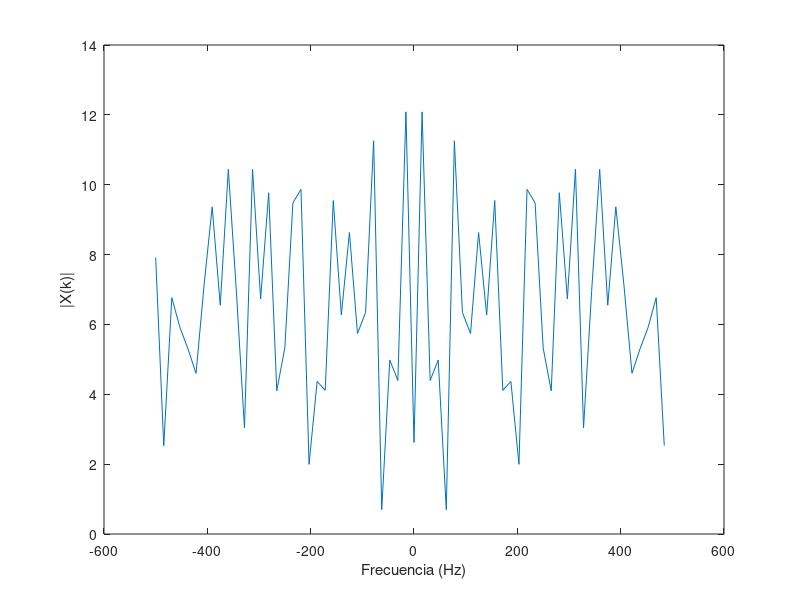

The MATLAB source for this figure: (Note: this script raises an error after producing the figure.)
%%%%%%%%%%%%%%%%%%%%%%%%%%%%%%%%%%%%%%%%%%%%%%%%%%%%%%%%%%%%
%%%%%%%%%%%%%%  PARTE 1: Convolución Circular %%%%%%%%%%%%%%
%%%%%%%%%%%%%%%%%%%%%%%%%%%%%%%%%%%%%%%%%%%%%%%%%%%%%%%%%%%%

% PREGUNTA 1

% Parámetros
N = 64;        % Longitud de x[n], puede ajustarse
Ts = 1e-3;     % Periodo de muestreo

% Generar señal aleatoria x[n]
x = randn(N, 1);

% Calcular su espectro X(k)
X = fftshift(fft(x));

% Vector de frecuencia para graficar
Fs = 1/Ts;
f = (-N/2:N/2-1)*(Fs/N);

% Graficar el espectro de x[n]
figure;
plot(f, abs(X));
xlabel("Frecuencia (Hz)");
ylabel("|X(k)|");
xline(0)
title("Espectro de x[n]");


% PREGUNTA 2

% Respuesta al impulso del canal h[n]
h = [-0.1, 0.3, -0.5, 0.7, -0.9, 0.7, -0.5, 0.3, -0.1]';

% Llenar con ceros h[n] hasta longitud N
h_padded = [h; zeros(N - length(h), 1)];

% Calcular su espectro H(k)
H = fftshift(fft(h_padded));

% Graficar el espectro de h[n]
figure;
plot(f, abs(H));
xlabel("Frecuencia (Hz)");
ylabel("|H(k)|");
title("Espectro de h[n]");


% PREGUNTA 3

% Convolución lineal
y = conv(x, h);

% Calcular su FFT de N puntos
Y = fftshift(fft(y, N));

% Graficar el espectro de y[n]
figure;
plot(f, abs(Y));
xlabel("Frecuencia (Hz)");
ylabel("|Y_L(k)|");
title("Espectro de y_L[n] (Convolución Lineal)");


% PREGUNTA 4

% Convolución circular
yc = cconv(x, h, N);  % Convolución circular de N puntos

% Calcular su espectro Yc(k)
Yc = fftshift(fft(yc));

% Graficar el espectro de yc[n]
figure;
plot(f, abs(Yc));
xlabel("Frecuencia (Hz)");
ylabel("|Y_c(k)|");
title("Espectro de y_c[n] (Convolución Circular)");


% PREGUNTA 5

% Calcular el producto X(k) * H(k)
XH = X .* H;

% Comparación entre X(k)*H(k) y Y(k)
figure;
subplot(1,2,1);
plot(f, abs(XH), f, abs(Y));
xlabel("Frecuencia (Hz)");
ylabel("Magnitud");
title("Comparación de X(k)*H(k) y Y_L(k)");
legend("|X(k)*H(k)|", "|Y_L(k)|");

% Comparación entre X(k)*H(k) y Yc(k)
subplot(1,2,2);
plot(f, abs(XH), f, abs(Yc));
xlabel("Frecuencia (Hz)");
ylabel("Magnitud");
title("Comparación de X(k)*H(k) y Y_c(k)");
legend("|X(k)*H(k)|", "|Y_c(k)|");


% PREGUNTA 6

% Longitud del prefijo cíclico (debe ser >= longitud de h[n]-1)
L = length(h) - 1;

% Construir prefijo cíclico a partir de las últimas L muestras de x[n]
cyclic_prefix = x(end-L+1:end);

% Extender x[n] con prefijo cíclico
x_ext = [cyclic_prefix; x];

figure;
hold on;
plot(-L:N-1, x_ext, "b")
plot(0:N-1, x, "r");
xlabel("n");
ylabel("x[n]");
legend("x_{ext}[n]", "x[n]");
title("Señal x[n] y x_{ext}[n] con Prefijo Cíclico");
hold off;


% PREGUNTA 7

% Longitud óptima del prefijo cíclico es L = length(h) - 1
fprintf("Longitud elegida del prefijo cíclico: %d\n", L);

% Convolución lineal con la señal extendida
y_ext = conv(x_ext, h);

% Eliminar las primeras L muestras para extraer el resultado de la convolución circular
yc_extracted = y_ext(L+1:L+N);


figure;
hold on;
plot(-L:N+L-1, y_ext, "b")
plot(0:N-1, yc_extracted, "r");
xlabel("n");
ylabel("x[n]");
xlim([-L, N+L-1])
legend("y_{ext}[n]", "y_c[n]");
title("Convolución circular extraída de la lineal");
hold off;

Yc_extracted = fftshift(fft(yc_extracted));

% Comparación entre X(k)*H(k) y Yc(k) extraído
figure;
plot(f, abs(XH), f, abs(Yc_extracted));
xlabel("Frecuencia (Hz)");
ylabel("Magnitud");
legend("|X(k)*H(k)|", "|Y_{c,extracted}(k)|");
title("Comparación de X(k)*H(k) y Y_{c,extracted}(k)");



%%%%%%%%%%%%%%%%%%%%%%%%%%%%%%%%%%%%%%%%%%%%%%%%%%%%%%%%%%%%
%%%%%%%%%%%%%%%%%%  PARTE 2: Ecualización %%%%%%%%%%%%%%%%%%
%%%%%%%%%%%%%%%%%%%%%%%%%%%%%%%%%%%%%%%%%%%%%%%%%%%%%%%%%%%%

% Parámetros de OFDM
NFFT = 128;           % Tamaño de FFT
Ncp = 16;             % Longitud del prefijo cíclico (varía según el caso)
Nofdm = 100;          % Número de símbolos OFDM
Nsub = 10;            % Número de subportadoras de datos
modOrder = 4;         % Modulación QPSK (número M-ario)

% Respuesta al impulso del canal h[n]
h = [0, -0.1, 0.3, -0.5, 0.7, -0.9, 0.7, -0.5, 0.3, -0.1, 0]';


% Respuesta de frecuencia ideal del canal
H = fft(h, NFFT);

% Generar bits aleatorios
numBits = Nsub * Nofdm * log2(modOrder);
bits = randi([0 1], numBits, 1);

%%%%%%%%%%%%%%%%%%%%%%%%%%%%%%%%%%%%%%%%%%%%%%%%%%%%%%%%%%%%
%%%%%%%%%%%%  PARTE A: Intervalo de guarda con 0 %%%%%%%%%%%%%%%%%%
%%%%%%%%%%%%%%%%%%%%%%%%%%%%%%%%%%%%%%%%%%%%%%%%%%%%%%%%%%%%

% Actualizar Ncp para este caso
Ncp = 16;

% Modulación QPSK
symbols = moduladorQPSK(bits);

% Remodelar símbolos en subportadoras x símbolos OFDM
symbols_matrix = reshape(symbols, Nsub, Nofdm);

% Inicializar la matriz de símbolos OFDM
X = zeros(NFFT, Nofdm);

% Mapear símbolos a subportadoras
X(2:Nsub+1, :) = symbols_matrix;

% Modulación OFDM (IFFT)
ofdm_symbols = ifft(X, NFFT);

% Agregar intervalo de guarda lleno de ceros
ofdm_with_guard = [zeros(Ncp, Nofdm); ofdm_symbols];

% Serializar los símbolos OFDM
s = ofdm_with_guard(:);

% Transmitir a través del canal
s_rx = conv(s, h);
s_rx = s_rx(1:length(s));

% Remodelar la señal recibida
s_rx_matrix = reshape(s_rx, NFFT + Ncp, Nofdm);

% Eliminar el intervalo de guarda
received_symbols = s_rx_matrix(Ncp+1:end, :);

% Demodulación OFDM (FFT)
Y = fft(received_symbols, NFFT);

size(Y)
size(repmat(H.', 1, Nofdm))

% Ecualización en el dominio de frecuencia
Y_eq = Y ./ repmat(H, 1, Nofdm);

% Extraer las subportadoras de datos
received_data = Y_eq(2:Nsub+1, :);
received_data = received_data(:);

% Demodulación QPSK
received_bits = demoduladorQPSK(received_data);

% Calcular BER
num_errors = sum(bits ~= received_bits);
bit_error_rate = num_errors / numBits;
fprintf("Caso a) BER con intervalo de guarda en cero: %f\n", bit_error_rate);

% Diagrama de constelación
figure;
subplot(1,2,1);
plot(real(symbols), imag(symbols), "o");
title("Constelación Transmitida");
xlabel("En Fase");
ylabel("En Cuadratura");
axis square;

subplot(1,2,2);
plot(real(received_data), imag(received_data), "o");
title("Constelación Recibida (Caso a)");
xlabel("En Fase");
ylabel("En Cuadratura");
axis square;

%%%%%%%%%%%%%%%%%%%%%%%%%%%%%%%%%%%%%%%%%%%%%%%%%%%%%%%%%%%%
%%%%%%%%%%%%  PARTE B: Intervalo de guarda con 0 %%%%%%%%%%%%%%%%%%
%%%%%%%%%%%%%%%%%%%%%%%%%%%%%%%%%%%%%%%%%%%%%%%%%%%%%%%%%%%%

% Actualizar Ncp para el Caso b)
Ncp = 4;  % Longitud del prefijo cíclico menor al canal

% Modulación QPSK
symbols_b = moduladorQPSK(bits);

% Remodelar símbolos en subportadoras x símbolos OFDM
symbols_matrix_b = reshape(symbols_b, Nsub, Nofdm);

% Inicializar la matriz de símbolos OFDM
X_b = zeros(NFFT, Nofdm);

% Mapear símbolos a subportadoras
X_b(2:Nsub+1, :) = symbols_matrix_b;

% Modulación OFDM (IFFT)
ofdm_symbols_b = ifft(X_b, NFFT);

% Agregar prefijo cíclico (copia de las últimas Ncp muestras)
cyclic_prefix_b = ofdm_symbols_b(end-Ncp+1:end, :);
ofdm_with_cp_b = [cyclic_prefix_b; ofdm_symbols_b];

% Serializar los símbolos OFDM
s_b = ofdm_with_cp_b(:);

% Transmitir a través del canal
s_rx_b = conv(s_b, h);
s_rx_b = s_rx_b(1:length(s_b));

% Remodelar la señal recibida
s_rx_matrix_b = reshape(s_rx_b, NFFT + Ncp, Nofdm);

% Eliminar el prefijo cíclico
received_symbols_b = s_rx_matrix_b(Ncp+1:end, :);

% Demodulación OFDM (FFT)
Y_b = fft(received_symbols_b, NFFT);

% Ecualización en el dominio de frecuencia
Y_eq_b = Y_b ./ repmat(H, 1, Nofdm);

% Extraer las subportadoras de datos
received_data_b = Y_eq_b(2:Nsub+1, :);
received_data_b = received_data_b(:);

% Demodulación QPSK
received_bits_b = demoduladorQPSK(received_data_b);

% Calcular BER
num_errors_b = sum(bits ~= received_bits_b);
bit_error_rate_b = num_errors_b / numBits;
fprintf("Caso b) BER con prefijo cíclico corto: %f\n", bit_error_rate_b);

% Diagrama de constelación
figure;
subplot(1,2,1);
plot(real(symbols_b), imag(symbols_b), "o");
title("Constelación Transmitida");
xlabel("En Fase");
ylabel("En Cuadratura");
axis square;

subplot(1,2,2);
plot(real(received_data_b), imag(received_data_b), "o");
title("Constelación Recibida (Caso b)");
xlabel("En Fase");
ylabel("En Cuadratura");
axis square;

%%%%%%%%%%%%%%%%%%%%%%%%%%%%%%%%%%%%%%%%%%%%%%%%%%%%%%%%%%%%
%%%%%%%%%%%%  PARTE C:  %%%%%%%%%%%%%%%%%%
%%%%%%%%%%%%%%%%%%%%%%%%%%%%%%%%%%%%%%%%%%%%%%%%%%%%%%%%%%%%

% Actualizar Ncp para el Caso c)
Ncp = 16;  % Longitud del prefijo cíclico igual o mayor al canal

% Modulación QPSK
symbols_c = moduladorQPSK(bits);

% Remodelar símbolos en subportadoras x símbolos OFDM
symbols_matrix_c = reshape(symbols_c, Nsub, Nofdm);

% Inicializar la matriz de símbolos OFDM
X_c = zeros(NFFT, Nofdm);

% Mapear símbolos a subportadoras
X_c(2:Nsub+1, :) = symbols_matrix_c;

% Modulación OFDM (IFFT)
ofdm_symbols_c = ifft(X_c, NFFT);

% Agregar prefijo cíclico (copia de las últimas Ncp muestras)
cyclic_prefix_c = ofdm_symbols_c(end-Ncp+1:end, :);
ofdm_with_cp_c = [cyclic_prefix_c; ofdm_symbols_c];

% Serializar los símbolos OFDM
s_c = ofdm_with_cp_c(:);

% Transmitir a través del canal
s_rx_c = conv(s_c, h);
s_rx_c = s_rx_c(1:length(s_c));

% Remodelar la señal recibida
s_rx_matrix_c = reshape(s_rx_c, NFFT + Ncp, Nofdm);

% Eliminar el prefijo cíclico
received_symbols_c = s_rx_matrix_c(Ncp+1:end, :);

% Demodulación OFDM (FFT)
Y_c = fft(received_symbols_c, NFFT);

% Ecualización en el dominio de frecuencia
Y_eq_c = Y_c ./ repmat(H, 1, Nofdm);

% Extraer las subportadoras de datos
received_data_c = Y_eq_c(2:Nsub+1, :);
received_data_c = received_data_c(:);

% Demodulación QPSK
received_bits_c = demoduladorQPSK(received_data_c);

% Calcular BER
num_errors_c = sum(bits ~= received_bits_c);
bit_error_rate_c = num_errors_c / numBits;
fprintf("Caso c) BER con prefijo cíclico suficiente: %f\n", bit_error_rate_c);

% Diagrama de constelación
figure;
subplot(1,2,1);
plot(real(symbols_c), imag(symbols_c), "o");
title("Constelación Transmitida");
xlabel("En Fase");
ylabel("En Cuadratura");
axis square;

subplot(1,2,2);
plot(real(received_data_c), imag(received_data_c), "o");
title("Constelación Recibida (Caso c)");
xlabel("En Fase");
ylabel("En Cuadratura");
axis square;